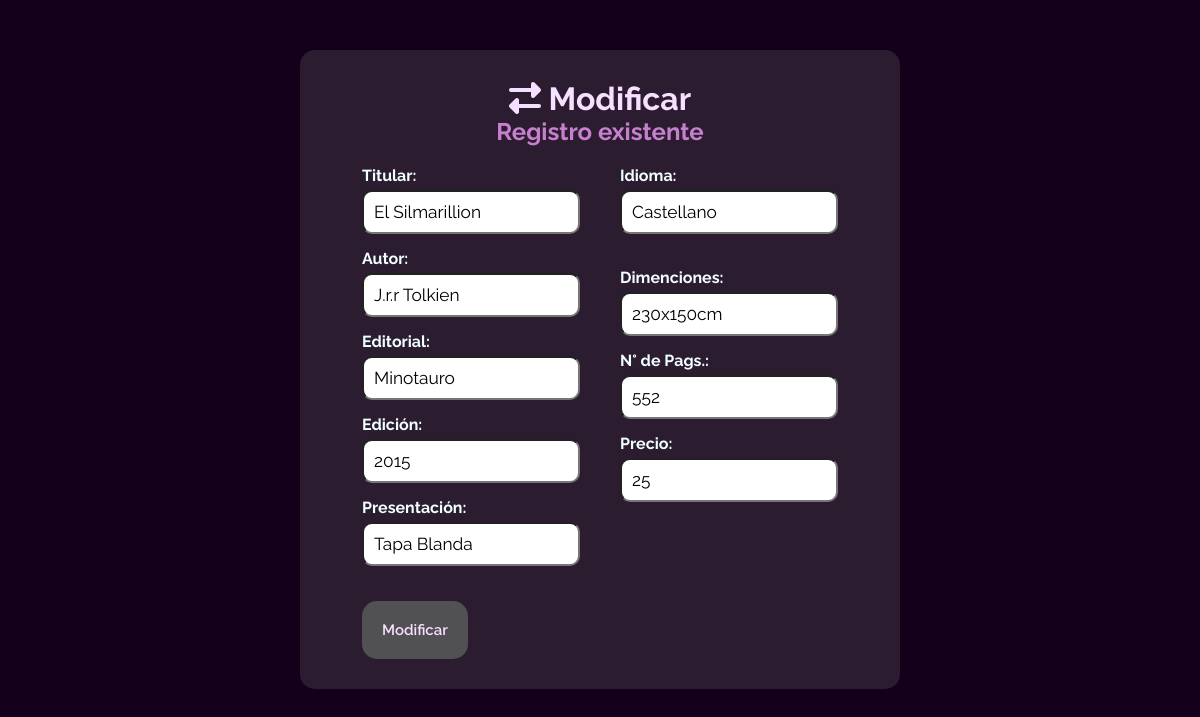
Page /index.php?c=books&a=modificar&id=149 on the committed database.
### tables this page shows
CREATE TABLE `books` (
  `id` int(11) NOT NULL,
  `titular` varchar(100) NOT NULL,
  `autor` varchar(100) NOT NULL,
  `publisher` text NOT NULL,
  `edicion` varchar(45) NOT NULL,
  `tipo_present` varchar(45) NOT NULL,
  `idioma` tinytext NOT NULL,
  `dimensiones` varchar(45) NOT NULL,
  `cant_pags` varchar(45) NOT NULL,
  `precio` decimal(10,0) NOT NULL
);

### Controllers/books.php (called while the page is built, shortened)
<?php
    class Bookscontroller{
        public function __construct(){
            require_once "Models/booksmodel.php";
        }
        public function modificar($id){
            $objBooks = new Books_model();
            $data ["id"]=$id;
            $data ["books"]= $objBooks->get_unicaFila($id);
            require_once "Views/books/books_modificar.php";
        }
    }
?>

### config/database_books.php (called while the page is built)
<?php
    class Connect {
       public static function connection() {
        $connection = new mysqli(
            "localhost",
            "root",
            "",
            "bookstore_project2"
        );
        return $connection;
       }
    }
?>

### Models/booksmodel.php (called while the page is built, shortened)
<?php
    class Books_Model{
        private $db;
        public function __construct(){
            $this->db = Connect::connection();
        }
        public function get_unicaFila($id){
            $query = "SELECT * FROM books WHERE id='$id' LIMIT 1";
            $resultado = $this->db->query($query);
            $row = $resultado->fetch_assoc();
            return $row;
        }
    }
?>

### Views/books/books_modificar.php (the view, shortened to what this page needs)
<!DOCTYPE html>
<html lang="en">
<head>
    <link rel="stylesheet" href="./Views/src/sass/main.css">
</head>
<body class="cuerpo">
<div class="content-form">
    <h1> <i class="fas fa-exchange-alt"> </i> Modificar</h1>
    <h2>Registro existente</h2>
        <form id="nuevo" name="nuevo" method="POST" action="index.php?c=books&a=actualizar" autocomplete="off">
            <div class="content2">
            <div class="izq">
            <h4> Titular:</h4>
            <input type="text" id="titular" name="titular" value="<?php echo $data["books"]["titular"] ?>">
            <h4> Autor:</h4>
            <input type="text" id="autor" name="autor" value="<?php echo $data["books"]["autor"] ?>">
            <h4> Editorial:</h4>
            <input type="text" id="publisher" name="publisher" value="<?php echo $data["books"]["publisher"] ?>">
            <h4> Edición:</h4>
            <input type="text" id="edicion" name="edicion" value="<?php echo $data["books"]["edicion"] ?>">
            <h4> Presentación:</h4>
            <input type="text" id="tipo_present" name="tipo_present" value="<?php echo $data["books"]["tipo_present"] ?>">
            </div>
            <div class="der">
            <h4> Idioma:</h4>
            <input type="text" id="idioma" name="idioma" value="<?php echo $data["books"]["idioma"] ?>"> <br><br>
            <h4> Dimenciones:</h4>
            <input type="text" id="dimensiones" name="dimensiones" value="<?php echo $data["books"]["dimensiones"] ?>">
            <h4> N° de Pags.:</h4>
            <input type="text" id="cant_pags" name="cant_pags" value="<?php echo $data["books"]["cant_pags"] ?>">
            <h4> Precio:</h4>
            <input type="number" transaction currency="dollar" id="precio" name="precio" value="<?php echo $data["books"]["precio"] ?>">
            </div>
            </div>
            <button id="guardar" name="guardar" type="submit">Modificar</button>
        </form>
</div>
</body>
</html>

### Views/src/sass/main.css (style rules this page uses)
* { padding: 0; margin: 0; box-sizing: border-box; font-family: "Raleway", sans-serif; color: #f7dfff; }
.cuerpo { background: #15001b; padding-top: 50px; padding-bottom: 50px; display: flex; flex-direction: column; align-items: center; }
h1 { font-family: "Raleway", sans-serif; color: #f7dfff; }
h2 { color: #c680ce; }
h4 { font-family: "Raleway", sans-serif; color: azure; }
.content-form { width: 50%; padding: 30px; background-color: #2c1c30; border-radius: 15px; display: flex; flex-direction: column; align-items: center; }
.content-form .content2 { display: flex; flex-direction: row; }
.content-form .content2 .izq, .content-form .content2 .der { margin: 20px 20px; }
form input { margin-top: 5px; margin-bottom: 15px; padding: 10px; color: black; font-size: 13pt; border-radius: 10px; }
form button { margin-left: 20px; padding: 20px; background-color: #515052; border-radius: 15px; border: none; font-size: 15px; font-weight: 600; }

### rows in the picture
books: titular "El Silmarillion", autor "J.r.r Tolkien", publisher "Minotauro", edicion "2015", tipo_present "Tapa Blanda", idioma "Castellano", dimensiones "230x150cm", cant_pags "552", precio "25"
